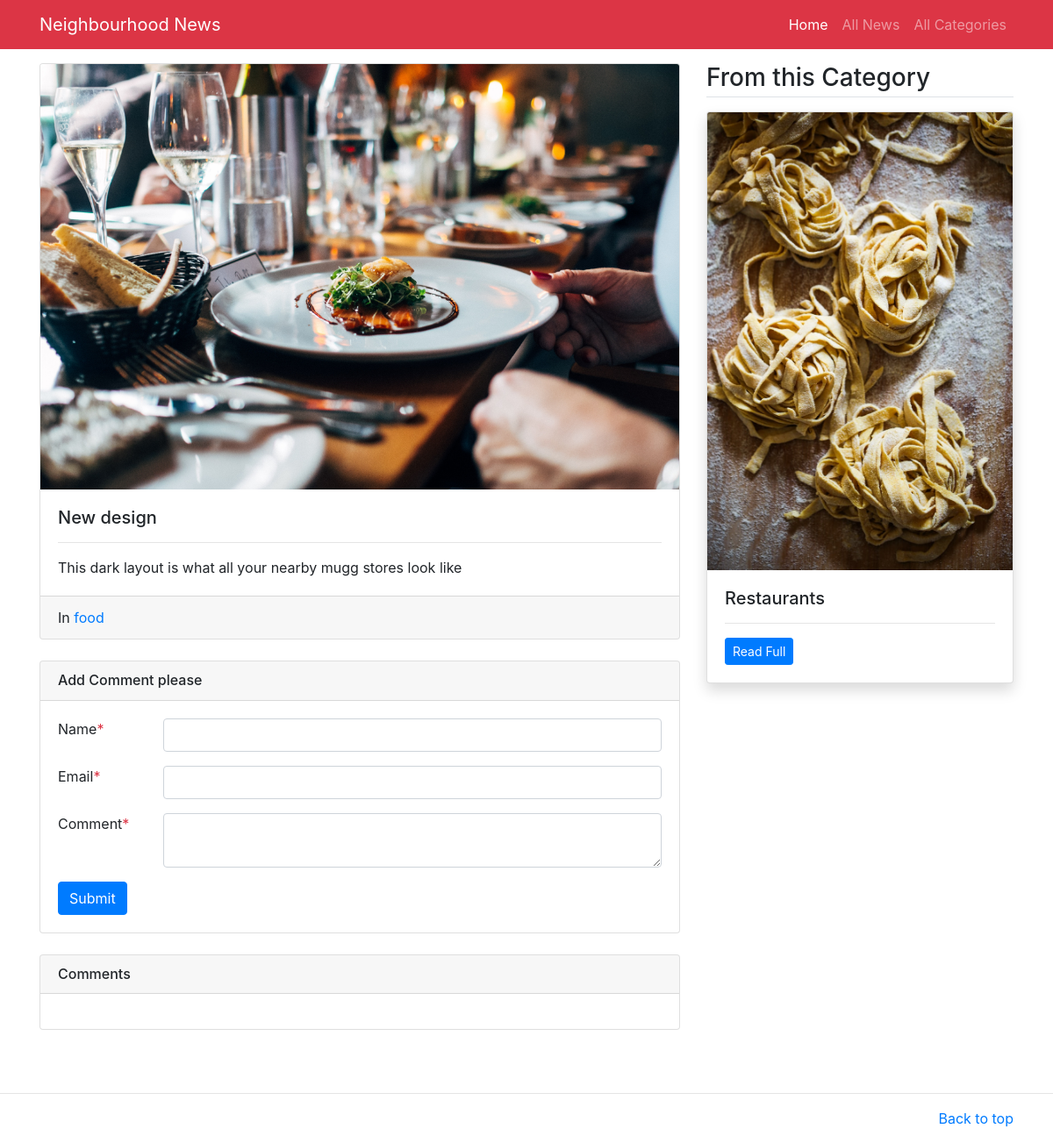
The app's page /detail/5 with its own data.
### main/models.py (models this page shows, shortened)
class News(models.Model):
    category=models.ForeignKey(Category,on_delete=models.CASCADE)
    title=models.CharField(max_length=300)
    image=models.ImageField(upload_to='imgs/')
    detail=models.TextField()
    add_time=models.DateTimeField(auto_now_add=True)
    class Meta:
        verbose_name_plural='News'

class Category(models.Model):
    title=models.CharField(max_length=200)
    category_image=models.ImageField(upload_to='images/')
    class Meta:
        verbose_name_plural='Categories'

### main/views.py (the view, shortened to what this page needs)
# urls.py: path('detail/<int:id>', views.detail,name='detail'),
def detail(request,id):
    news=News.objects.get(pk=id)
    category=Category.objects.get(id=news.category.id)
    sim_news=News.objects.filter(category=category).exclude(id=id)
    comments=Comment.objects.filter(news=news,status=True).order_by('-id')
    return render(request,'detail.html',{
        'news':news,
        'similar_news':sim_news,
        'comments':comments,
    })

### main/templates/detail.html (shortened to what this page needs)
{% extends 'base.html' %}
{% block content %}
<main class="container mt-3 mb-5">
	<div class="row my-3">
		<div class="col-md-8">
			<div class="card mb-3">
                <img src="/media/{{news.image}}" class="card-img-top" alt="{{news.title}}">
			  <div class="card-body">
			    <h5 class="card-title">{{news.title}}</h5>
			    <hr/>
			    <p class="card-text">{{news.detail}}</p>
			  </div>
			  <div class="card-footer">
			  	In <a href="/category/{{news.category.id}}">{{news.category.title}}</a>
			  </div>
			</div>
			<div class="card my-4">
				<h6 class="card-header">Add Comment please</h6>
				<div class="card-body">
					<form method="post" action="/detail/{{news.id}}">
						<div class="form-group row">
							<label class="col-md-2">Name<span class="text-danger">*</span></label>
							<div class="col-md-10">
								<input type="text" name="name" required class="form-control" />
							</div>
						</div>
						<div class="form-group row">
							<label class="col-md-2">Email<span class="text-danger">*</span></label>
							<div class="col-md-10">
								<input type="temailext" name="email" required class="form-control" />
							</div>
						</div>
						<div class="form-group row">
							<label class="col-md-2">Comment<span class="text-danger">*</span></label>
							<div class="col-md-10">
								<textarea class="form-control" name="message" required></textarea>
							</div>
						</div>
						<input type="submit" class="btn btn-primary" />
					</form>
				</div>
			</div>
			<div class="card my-4">
				<h6 class="card-header">Comments</h6>
				<div class="card-body">
				</div>
			</div>
		</div>
		<div class="col-md-4">
			<h3 class="mb-3 border-bottom pb-1">From this Category</h3>
			{% for news in similar_news %}
			<div class="card mb-3 shadow">
                <img src="/media/{{news.image}}" class="card-img-top" alt="{{news.title}}">
			  <div class="card-body">
			    <h5 class="card-title">{{news.title}}</h5>
			    <hr/>
			    <p class="card-text"><a href="/detail/{{news.id}}" class="btn btn-sm btn-primary">Read Full</a></p>
			  </div>
			</div>
			{% endfor %}
		</div>
	</div>
</main>
{% endblock %}

### records on screen
News: image (picture), title "New design", detail "This dark layout is what all your nearby mugg stores look like", category "food"
News: image (picture), title "Restaurants"
